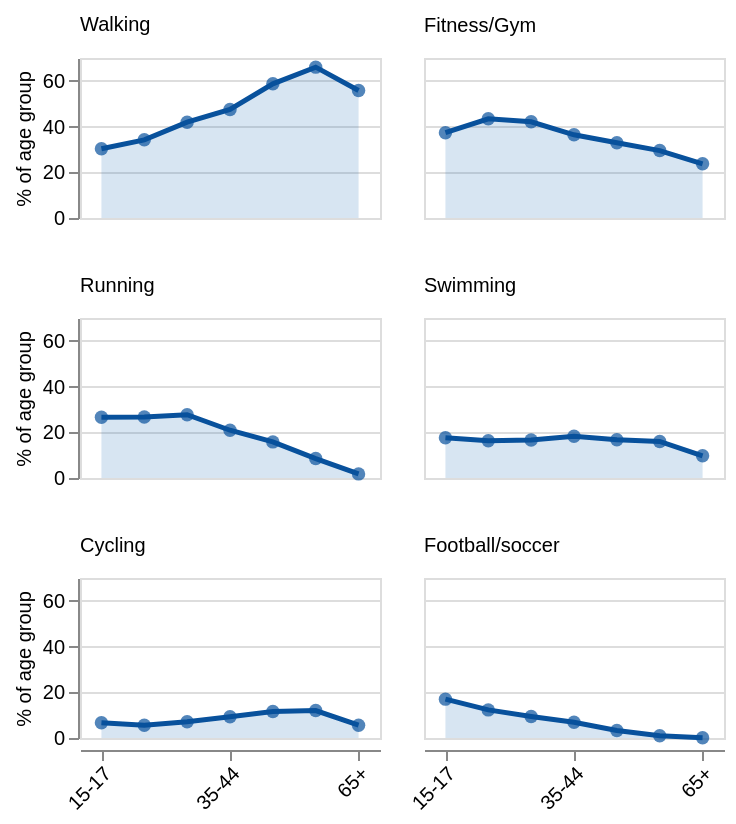

Write a Vega-Lite specification for this figure.
### Vega-Lite specification from a JSON file in a GitHub repository (floating-point values rounded to 4 significant figures)
{"$schema": "https://vega.github.io/schema/vega-lite/v5.json", "data": {"values": [{"activity": "Walking", "age": "15-17", "pct": 30.3}, {"activity": "Walking", "age": "18-24", "pct": 34.2}, {"activity": "Walking", "age": "25-34", "pct": 41.9}, {"activity": "Walking", "age": "35-44", "pct": 47.5}, {"activity": "Walking", "age": "45-54", "pct": 58.7}, {"activity": "Walking", "age": "55-64", "pct": 66.0}, {"activity": "Walking", "age": "65+", "pct": 55.8}, {"activity": "Fitness/Gym", "age": "15-17", "pct": 37.3}, {"activity": "Fitness/Gym", "age": "18-24", "pct": 43.4}, {"activity": "Fitness/Gym", "age": "25-34", "pct": 42.1}, {"activity": "Fitness/Gym", "age": "35-44", "pct": 36.4}, {"activity": "Fitness/Gym", "age": "45-54", "pct": 32.9}, {"activity": "Fitness/Gym", "age": "55-64", "pct": 29.5}, {"activity": "Fitness/Gym", "age": "65+", "pct": 23.7}, {"activity": "Running", "age": "15-17", "pct": 26.6}, {"activity": "Running", "age": "18-24", "pct": 26.7}, {"activity": "Running", "age": "25-34", "pct": 27.7}, {"activity": "Running", "age": "35-44", "pct": 20.9}, {"activity": "Running", "age": "45-54", "pct": 15.8}, {"activity": "Running", "age": "55-64", "pct": 8.5}, {"activity": "Running", "age": "65+", "pct": 1.8}, {"activity": "Swimming", "age": "15-17", "pct": 17.6}, {"activity": "Swimming", "age": "18-24", "pct": 16.3}, {"activity": "Swimming", "age": "25-34", "pct": 16.6}, {"activity": "Swimming", "age": "35-44", "pct": 18.3}, {"activity": "Swimming", "age": "45-54", "pct": 16.7}, {"activity": "Swimming", "age": "55-64", "pct": 16.0}, {"activity": "Swimming", "age": "65+", "pct": 9.7}, {"activity": "Cycling", "age": "15-17", "pct": 6.7}, {"activity": "Cycling", "age": "18-24", "pct": 5.6}, {"activity": "Cycling", "age": "25-34", "pct": 7.1}, {"activity": "Cycling", "age": "35-44", "pct": 9.3}, {"activity": "Cycling", "age": "45-54", "pct": 11.6}, {"activity": "Cycling", "age": "55-64", "pct": 12.0}, {"activity": "Cycling", "age": "65+", "pct": 5.6}, {"activity": "Football/soccer", "age": "15-17", "pct": 17.0}, {"activity": "Football/soccer", "age": "18-24", "pct": 12.3}, {"activity": "Football/soccer", "age": "25-34", "pct": 9.4}, {"activity": "Football/soccer", "age": "35-44", "pct": 6.9}, {"activity": "Football/soccer", "age": "45-54", "pct": 3.3}, {"activity": "Football/soccer", "age": "55-64", "pct": 1.0}, {"activity": "Football/soccer", "age": "65+", "pct": 0.1}]}, "facet": {"field": "activity", "type": "nominal", "title": null, "sort": ["Walking", "Fitness/Gym", "Running", "Swimming", "Cycling", "Football/soccer"], "header": {"labelFontSize": 13, "labelFontWeight": 600, "labelAnchor": "start"}}, "columns": 2, "spec": {"width": 150, "height": 80, "encoding": {"x": {"field": "age", "type": "ordinal", "title": null, "sort": ["15-17", "18-24", "25-34", "35-44", "45-54", "55-64", "65+"], "axis": {"labelAngle": -45, "labelFontSize": 9, "values": ["15-17", "35-44", "65+"]}}, "y": {"field": "pct", "type": "quantitative", "title": "% of age group", "scale": {"domain": [0, 70]}, "axis": {"tickCount": 4, "labelFontSize": 9}}}, "layer": [{"mark": {"type": "area", "opacity": 0.18, "color": "#2171b5"}}, {"mark": {"type": "line", "strokeWidth": 2.5, "color": "#08519c"}}, {"mark": {"type": "circle", "size": 45, "color": "#08519c"}, "encoding": {"tooltip": [{"field": "activity", "type": "nominal", "title": "Activity"}, {"field": "age", "type": "nominal", "title": "Age group"}, {"field": "pct", "type": "quantitative", "title": "% of age group", "format": ".1f"}]}}]}, "config": {"font": "Source Sans 3, sans-serif"}}
